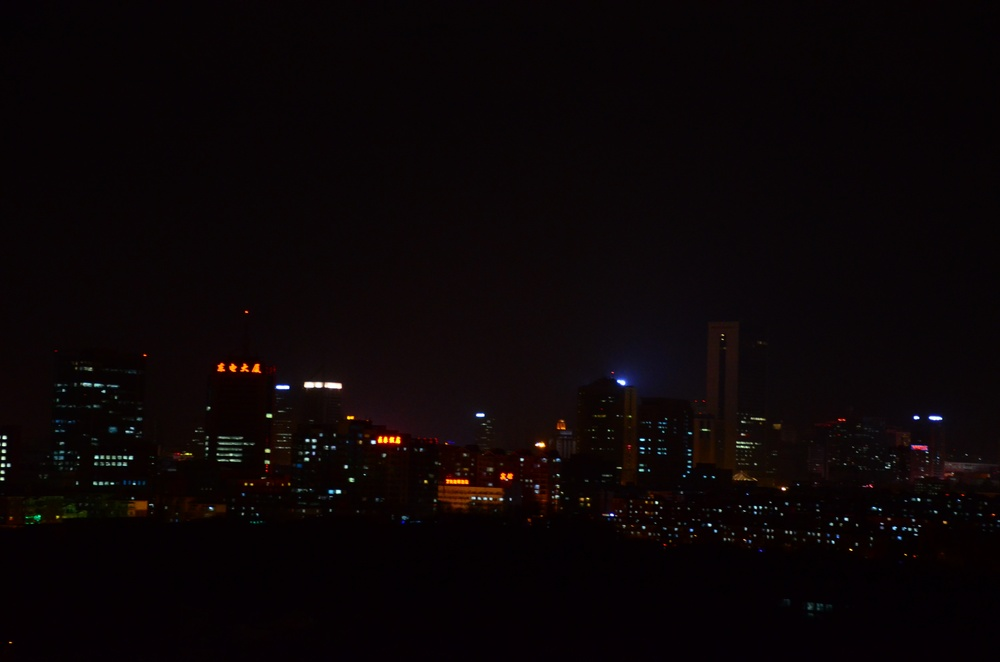
#> input picture 12 Histogram Equalization/test.jpg, 1000 x 662 px, shrunk from 4928 x 3264 before the run
$ python test1.py
#> lines starting #> are read from the running program, lines starting #| are printed output that depends on the picture
import cv2
import numpy as np

img = cv2.imread('test.jpg',0)
#> img: shape (662, 1000); min 0, max 255, mean 7.1
equ = cv2.equalizeHist(img)
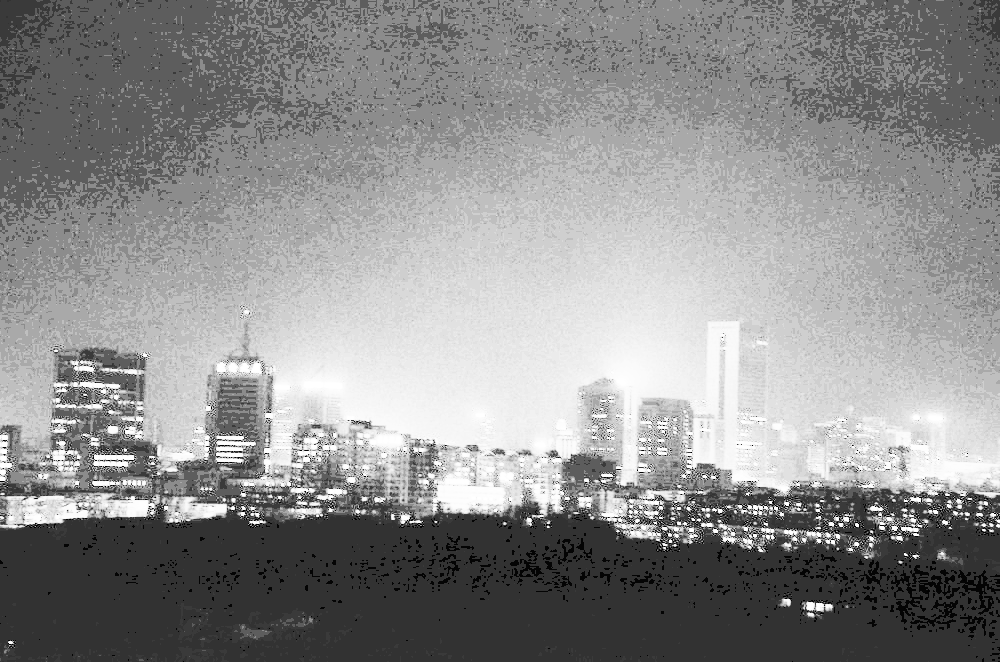
#> equ: shape (662, 1000); min 0, max 255, mean 141.9
res = np.hstack((img,equ)) #stacking images side-by-side
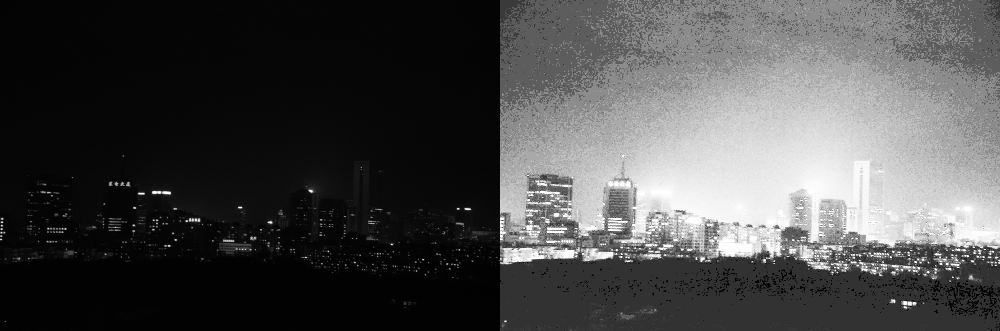
#> res: shape (662, 2000) (shown at 1/2 size); min 0, max 255, mean 74.5
cv2.imwrite('res.png',res)
